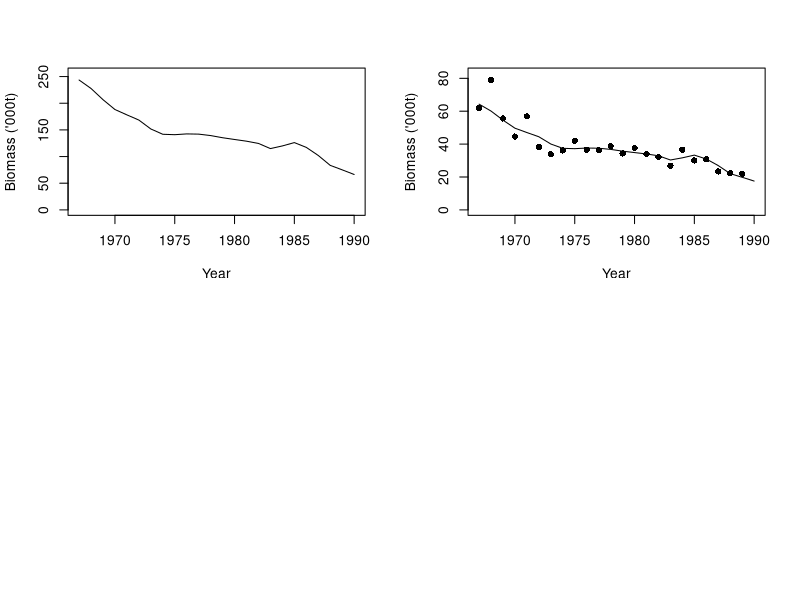

The R source for this figure: (Note: this script raises an error after producing the figure.)
# NOTE: Something is up with code, couldn't get mle to work with minusLL function initially
# Compared with code from past workshop, seems to be related to including C and I are 
# in the function/fixed list (weren't in the code from last year)
# Also, the Type=1 wasn't included in the set of fixed parametrs
# Below is the function definition for minusLL in from the last workshop
# minusLL <- function(logK,logr, Type=1)

library(stats4)

# the negative log-likelihood 
minusLL <- function(logK, logr, Type = 1)
{
  # Extract the parameters
  K <- exp(logK); r <- exp(logr); Nyear <- length(C); B <- rep(0, Nyear+1)
  
  # Calculate the biomass series
  B[1] <- K # initial biomass = K, meaning unfished
  
  for (Iyear in 1:Nyear){
    B[Iyear+1] <- B[Iyear] + r*B[Iyear]*(1.0-B[Iyear]/K) - C[Iyear]
    # set lower limit for biomass
    if (B[Iyear] < 0.01) B[Iyear] <- 0.01
  }
  
  print(B)
  # ML estimate for q
  qhat <- 0; bot <- 0;
  for (Iyear in 1:Nyear){
    
    qhat <- qhat + log(I[Iyear]/B[Iyear])
    bot <- bot + 1
    
    }
  qhat <- exp(qhat/bot)
  print(qhat)
  # Compute the sum of squared errors and hence the ML estimate for Sigma
  SS <-  0;
  for (Iyear in 1:Nyear){
    
    SS <- SS + (log(I[Iyear]) - log(qhat*B[Iyear]))^2
    
  }
  Sigma <- sqrt(SS/Nyear)
  print(Sigma)
  # Concentrated likelihood
  NegLogLike <- Nyear*log(Sigma);
 
  # material to return
  Outs <- NULL
  Outs$B <- B
  Outs$CpueHat <-B*qhat
  Outs$r <- r
  Outs$K <- K
  print(Type)
  if (Type == 1) return(NegLogLike)
  if (Type == 2) return(Outs)
 }  

# the negative log-likelihood 
minusLL2 <- function(logMSY,logr,  Type=1)
{
  # Extract the parameters
  MSY <- exp(logMSY); r <- exp(logr); K <- 4*MSY/r; Nyear <- length(C); B <- rep(0, Nyear+1)

  # biomass series
  B[1] <- K
  for (Iyear in 1:Nyear)
  {
    B[Iyear+1] <- B[Iyear] + r*B[Iyear]*(1.0-B[Iyear]/K) - C[Iyear]
    if (B[Iyear] < 0.01) B[Iyear] <- 0.01
  }  
  
  # ML estimate for q
  qhat <- 0; bot <- 0;
  for (Iyear in 1:Nyear){ 
    
    qhat <- qhat + log(I[Iyear]/B[Iyear]); bot <- bot + 1 
    
    }  
  qhat <- exp(qhat/bot)
  
  # Concentrated likelihood
  SS <-  0;
  for (Iyear in 1:Nyear){
    
    SS <- SS + (log(I[Iyear]) - log(qhat*B[Iyear]))^2
    
  }
  Sigma <- sqrt(SS/Nyear)
  
  NegLogLike <- Nyear*log(Sigma);
  #cat(r,K,NegLogLike,"\n")
  
  # material to return
  Outs <- NULL
  Outs$B <- B
  Outs$CpueHat <-B*qhat
  Outs$r <- r
  Outs$K <- K
  
  if (Type==1) return(NegLogLike)
  if (Type==2) return(Outs)
}  

par(mfrow=c(2,2))


# Catch and effort data
C <- c(15.9,25.7,28.5,23.7,25.0,33.3,28.2,19.7,17.5,19.3,21.6,23.1,22.5,22.5,23.6,29.1,14.4,13.2,28.4,34.6,37.5,25.9,25.3) 
I <- c(61.89,78.98,55.59,44.61,56.89,38.27,33.84,36.13,41.95,36.63,36.33,38.82,34.32,37.64,34.01,32.16,26.88,36.61,30.07,30.75,23.36,22.36,21.91)
Yr <- seq(from=1967,to=1989)


# Part 1 (fit the model and plot diagnostics)
# ===========================================

# fit the model
start <- list(logK=log(400), logr=log(0.3))
fixed <- list( Type = 1)
mleOutput <- mle(minusLL,start=start,fixed=fixed)
print(summary(mleOutput))

# Extract the model parameters
logK <- coef(mleOutput)[1]
logr <- coef(mleOutput)[2]
Output <- minusLL(logK,logr,Type=2)

# Plot the fit
plot(c(Yr,1990),Output$B,ylim=c(0,max(Output$B)*1.05),type="l",xlab="Year",ylab="Biomass ('000t)")
plot(c(Yr,1990),Output$CpueHat,ylim=c(0,max(I)*1.05),type="l",xlab="Year",ylab="Biomass ('000t)")
points(Yr,I,pch=16)

# Part 2 (profile likelihood for MSY)
# ===================================

# fit the model
start <- list(logMSY=log(400*0.3/2),logr=log(0.01))
fixed <- list(Type = 1)
mleOutput <- mle(minusLL2,start=start,fixed=fixed)
print(summary(mleOutput))

BestLL <- -as.numeric(logLik(mleOutput))
print(BestLL)

#start <- list(logMSY=log(400*0.3/2),logr=log(0.01))
#fixed <- list(C=C,I=I)
#mleOutput <- mle(minusLL2,start=start,fixed=fixed)
#print(summary(mleOutput))

#LP trying likelihood profile for MSY
sigs <- seq(from=1,to=4,by=0.1)
Nprof <- length(sigs)
NegLogLiks <- rep(0,Nprof)
for (Isigma in 1:Nprof){
  # fit the model but FIX logSigma
  start <- list(logr=log(0.01))
  fixed <- list(logMSY=log(sigs[Isigma]))
  mleOutput <- mle(minusLL2,start=start,fixed=fixed)
  NegLogLiks[Isigma]<- -as.numeric(logLik(mleOutput))-BestLL
} 
print(NegLogLiks)

plot(sigs,NegLogLiks,xlab="MSY",ylab="Negative log-likelihood",type="l",lty=1,ylim=c(0,10))
# Indicate 95% CI
abline(h=3.84/2) #1.92 is critical value for chi-square with one degree of freedom bc represents CI of one parameter
points(Sigma,0,pch=16)

